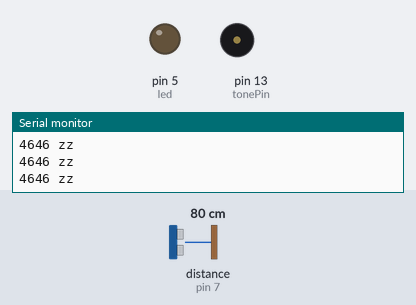
The sketch below on a simulated Arduino Uno, built with avr-gcc and run on an emulated ATmega328P. On the bench: output pins drawn as LEDs (lit = HIGH), buzzer (waves = sounding), the last lines printed to the serial monitor. Wiring (inferred from the names in the program): ultrasonic range finder: trigger pin 8; echo pin 7. The test bench sets the inputs (shaded band); at power-on: distance to the obstacle (sensor on pin 7) 80 cm. The echo pulse lasts 58.3 µs per cm; pins used as bus, display or sensor lines are not drawn.

Above: at 1.2 s.
1.3 s: distance to the obstacle (sensor on pin 7) set to 32 cm
2.8 s: distance to the obstacle (sensor on pin 7) set to 28 cm
At 3.03 s:
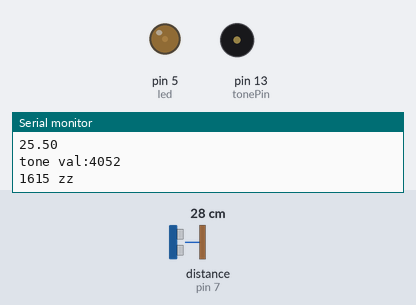
5.8 s: distance to the obstacle (sensor on pin 7) set to 2 cm
At 6.19 s:
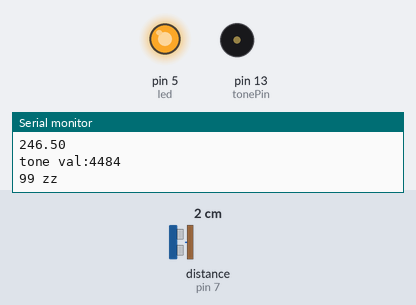
8.8 s: distance to the obstacle (sensor on pin 7) set to 9 cm
At 9.07 s:
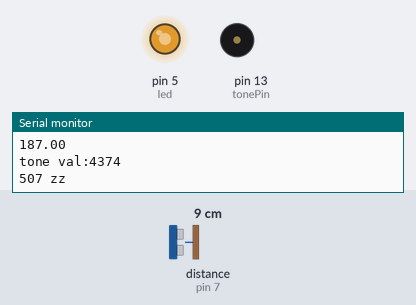
11.8 s: distance to the obstacle (sensor on pin 7) set to 18 cm
At 12.22 s:
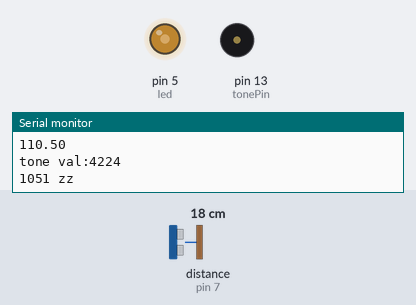
Timing chart, 0 to 15.8 s (numbered marks = the images above; inputs shaded):
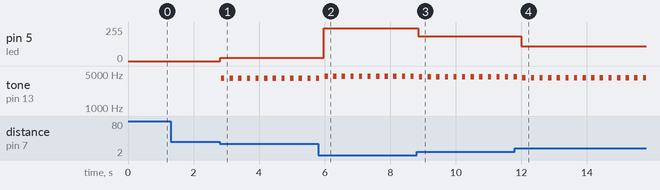

Measured:
- the behaviour switches between 31 and 30 cm on distance to the obstacle (sensor on pin 7) (found by bisection; images 0 and 1)
- after the input at 2.8 s, pin 5 (led): 0/255 → 25/255 at once; tone on pin 13 (tonePin): alternates 4052 Hz for 0.10 s and silent for 0.16 s, starting at once
- after the input at 5.8 s, pin 5 (led): 25/255 → 246/255 after 0.17 s
- after the input at 8.8 s, pin 5 (led): 246/255 → 187/255 after 0.05 s
- after the input at 11.8 s, pin 5 (led): 187/255 → 110/255 after 0.20 s

The sketch:

cambien_sieuam_ver100ms.ino
```cpp
const int trig = 8;     // chân trig của HC-SR04
const int echo = 7;     // chân echo của HC-SR04
const int led= 5;
const int tonePin=13;
float sinVal;
int toneVal;
int dangerValue=0;
float fadeValue=0;
float x;
void setup()
{
    Serial.begin(9600);     // giao tiếp Serial với baudrate 9600
    pinMode(trig,OUTPUT);   // chân trig sẽ phát tín hiệu
    pinMode(echo,INPUT);    // chân echo sẽ nhận tín hiệu
    pinMode(tonePin, OUTPUT); //chân ra cho Loa
}

void loop()
{
    unsigned long duration; // biến đo thời gian
    int distance;           // biến lưu khoảng cách

    /* Phát xung từ chân trig */
    digitalWrite(trig,0);   // tắt chân trig
    delayMicroseconds(2);
    digitalWrite(trig,1);   // phát xung từ chân trig
    delayMicroseconds(5);   // xung có độ dài 5 microSeconds
    digitalWrite(trig,0);   // tắt chân trig

    /* Tính toán thời gian */
    // Đo độ rộng xung HIGH ở chân echo.
    duration = pulseIn(echo,HIGH);
    // Tính khoảng cách đến vật.
    distance = int(duration/2/29.412);

    if(distance<30){
      dangerValue=30-distance;
      Serial.println(dangerValue);
      fadeValue=(float)dangerValue*255/30;
      Serial.println(fadeValue);
      analogWrite(led, fadeValue);
      delay(30);
      sinVal=(sin(dangerValue*(3.1412/180)));
      toneVal=4000+(int(sinVal*1000));
      Serial.print("tone val:");
      Serial.println(toneVal);
      tone(tonePin, toneVal, 100);
      delay(30);
    }else{
      analogWrite(led, 0);
      noTone(tonePin);
      delay (30);
    }

    /* In kết quả ra Serial Monitor */
    Serial.print(duration);
    Serial.println(" zz ");
    delay(200);
}
```
